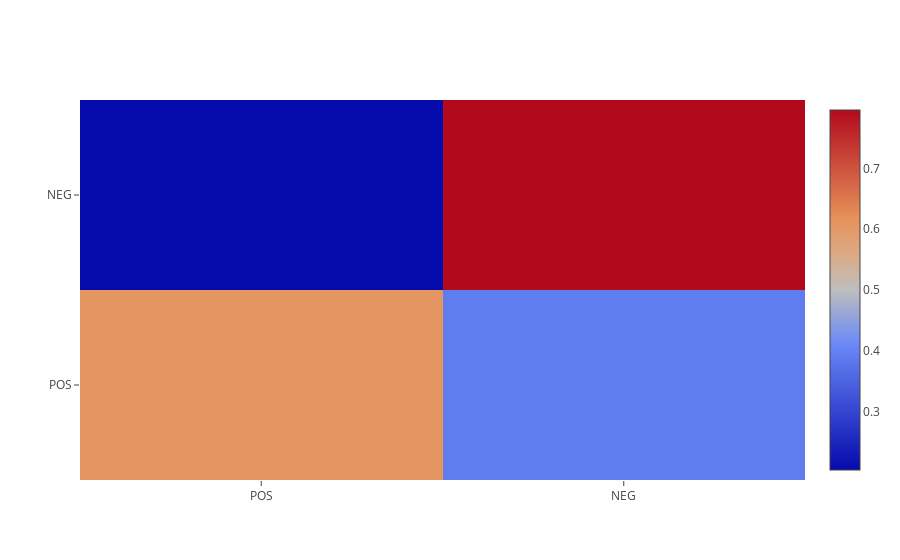

Write notebook code for a chart like this one.
### Code cell
generate_confusion_matrix('log')

### Figure 1 — Plotly figure (JSON) as saved in the notebook; plotly's stock layout.template omitted (floating-point values rounded to 4 significant figures)
{"data": [{"type": "heatmap", "x": ["POS", "NEG"], "y": ["POS", "NEG"], "z": [[0.6092, 0.3908], [0.2036, 0.7964]]}], "layout": {}}
